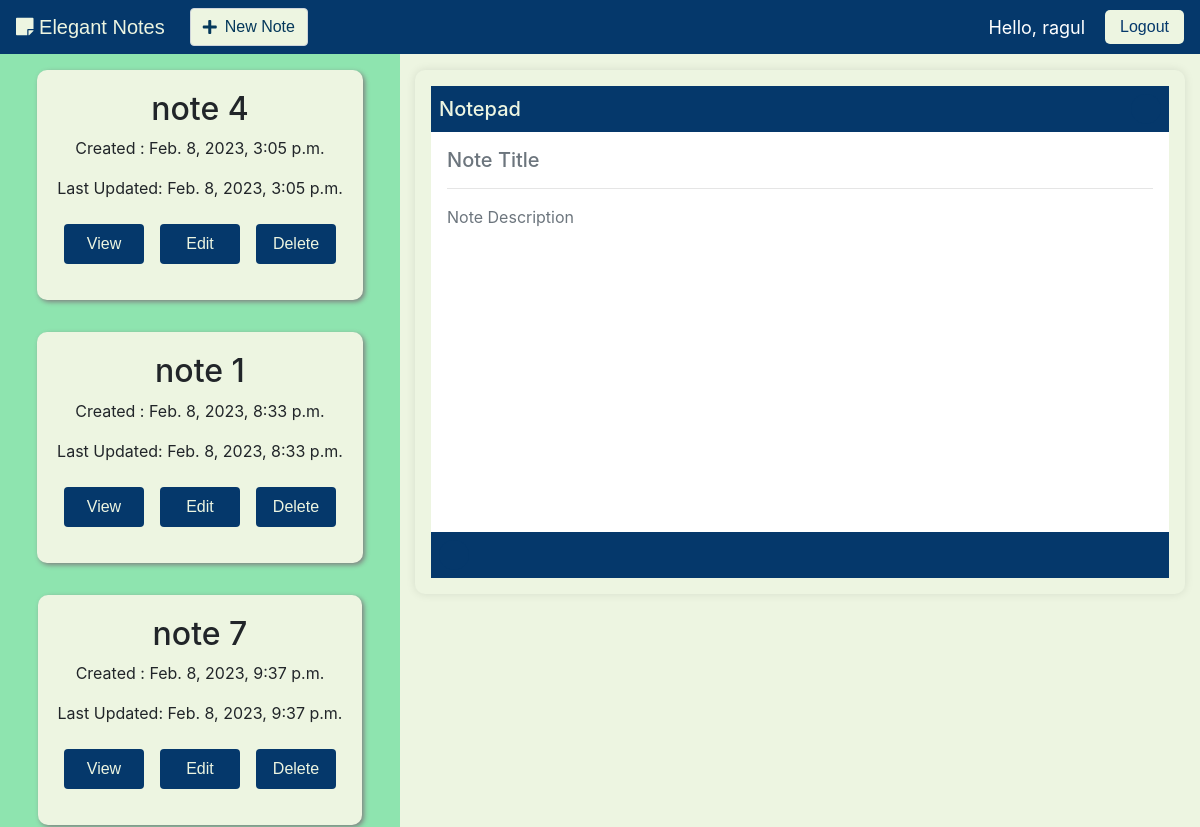
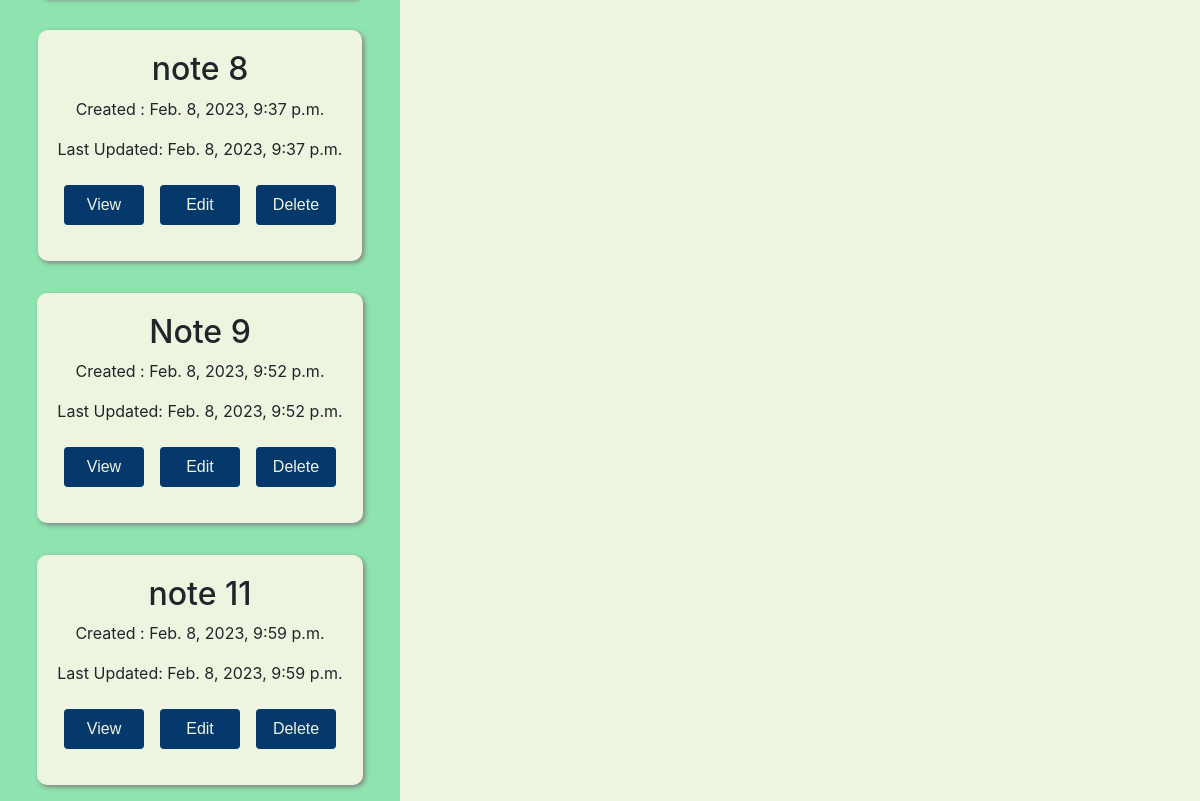
The page /notes/ (signed in) on the database as committed earlier (2 pictures, top to bottom).
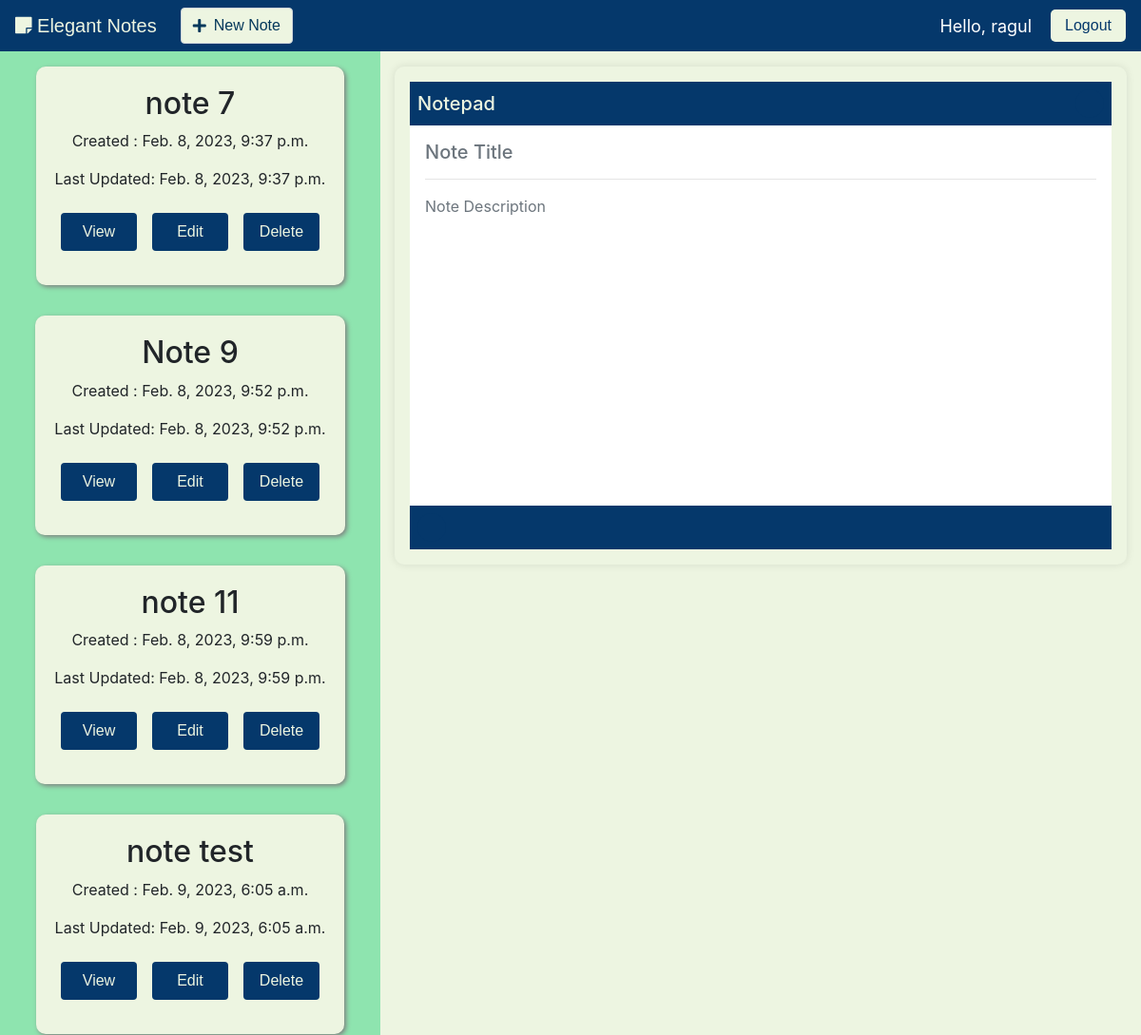
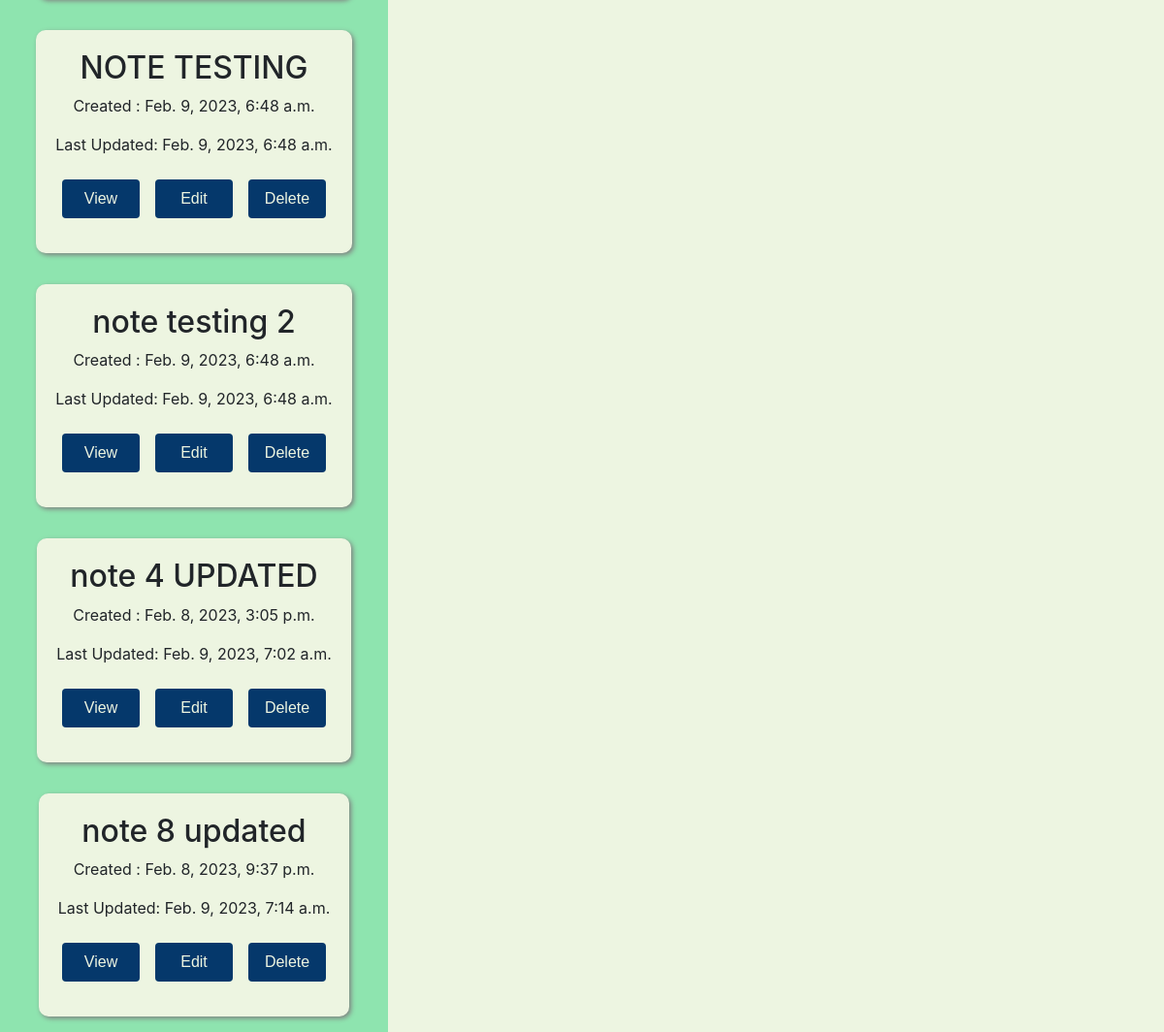
The same page on the database as committed later (2 pictures, top to bottom).
### notes_app/models.py (models this page shows, shortened)
class Note(models.Model):
    title=models.CharField(max_length=45,null=False)
    description=models.TextField(null=False)
    author=models.ForeignKey(User,on_delete=models.CASCADE)
    created_on=models.DateTimeField(auto_now_add=True)
    updated_on=models.DateTimeField(auto_now=True)

### notes_app/views.py (the view)
# urls.py: path('', views.home_view, name = 'home'),
@login_required(login_url="/account/login/")
def home_view(request):
    notes = Note.objects.filter(author=request.user.id).order_by('updated_on')
    context = {'notes': notes}
    return render(request, 'home.html', context)

### notes_app/templates/home.html (shortened to what this page needs)
<!DOCTYPE html>
<html>
<head>
    <link rel="stylesheet" href="https://cdn.jsdelivr.net/npm/bootstrap@4.0.0/dist/css/bootstrap.min.css"
>
    <link rel="stylesheet" href="https://use.fontawesome.com/releases/v5.6.1/css/all.css"
>
</head>
<body>
    <nav class="navbar navbar-expand-lg navbar-dark navbar-custom-color">
        <a class="navbar-brand navbar-brand-font" href="/notes/"><span class="logo-custom"><i
                    class="fas fa-sticky-note"></i></span><span class="logo-custom"> Elegant Notes</span></span></a>
        <div class="collapse navbar-collapse" id="navbarNavDropdown">
            <ul class="navbar-nav">
                <li class="nav-item">
                    <button type="button" class="btn btn-link nav-link new-note-custom" data-bs-toggle="modal"
                        data-bs-target="#createModal">
                        <span class="input-group-text">
                            <i class="fas fa-plus"></i>
                            <span style="padding-left: 0.5em; font-family: sans-serif, Verdana, Tahoma;">New Note</span>
                        </span>
                    </button>
                </li>
            </ul>
        </div>
        <span class="user-name">Hello, {{request.user}} </span>
        <span ><a class="custom-logout" href="{% url 'user_app:logout' %}"> Logout</a></span>
    </nav>
    <div class="container-fluid">
        <div class="row">
            <div class="col-md-4 scroll1"
                style="background-color: #8ee4af; height: calc(100vh - 54px); overflow-y: scroll; display: inline-flexbox; flex-direction: column; text-align: center;">
                {% for note in notes %}
                <div class="note">
                    <div style="height: 75%;">
                        <h2 class="text">{{note.title}}</h2>
                        <p>Created : {{note.created_on}}</p>
                        <p>Last Updated: {{note.updated_on}}</p>
                    </div>
                    <div class="options" style="height: 25%; display: inline-flex; align-items: center;">
                        <button type="button" class="btn btn-block mb-3 btn-custom-style view-button"
                            data-title="{{ note.title }}" data-description="{{ note.description }}">View</button>
                        <button type="button" class="btn btn-block mb-3 btn-custom-style edit-button"
                            data-bs-toggle="modal" data-bs-target="#updateModal" data-note-id="{{ note.id }}" data-title="{{ note.title }}" data-description="{{ note.description }}">Edit</button>
                        <button type="button" class="btn btn-block mb-3 btn-custom-style delete-button"
                            data-bs-toggle="modal" data-bs-target="#deleteModal"
                            data-note-id="{{ note.id }}">Delete</button>
                    </div>
                </div>
                {% endfor %}
            </div>
            <div class="col-md-8 note-content scroll2"
                style="background-color: #edf5e1; height: calc(100vh - 54px); overflow-y: scroll;">
                <div class="notepad mt-3 p-3" style="background-color: #edf5e1; border-radius: 10px; box-shadow: 0 0 10px 0 rgba(0, 0, 0, 0.1);">
                    <div class="notepad-header d-flex justify-content-between align-items-center p-2" style="background-color: #05386b;">
                      <h5 class="m-0" style="color: #edf5e1;">Notepad</h5>
                      <div class="ml-auto" style="background-color: #05386B; width: 30px; height: 30px; border-radius: 50%;"></div>
                    </div>
                    <div class="notepad-body p-3" style="background-color: #fff; min-height: 400px;">
                      <h5 id="note-title" class="text-muted m-0">Note Title</h5>
                      <hr class="my-3">
                      <p id="note-description" class="m-0 text-muted" style="min-height: 240px;">Note Description</p>
                    </div>
                    <div class="notepad-footer d-flex align-items-center p-2" style="background-color: #05386b; color: #fff;">
                      <div style="background-color: #05386B; width: 30px; height: 30px; border-radius: 50%;"></div>
                    </div>
                  </div>
            </div>
        </div>
    </div>
</body>
</html>

### notes_app/templates/home.html (style rules this page uses)
body, html { margin: 0; padding: 0; height: 100%; background: #5cdb95 !important; }
.navbar-custom-color { background-color: #05386b; }
.navbar-brand-font { font-family: Verdana, Geneva, Tahoma, sans-serif; }
.input-group-text { background: #edf5e1 !important; color: #05385b !important; }
.logo-custom { color: #edf5e1; }
.btn-custom-style { background-color: #05386b; color: #edf5e1; font-family: Sans-serif, Tahoma, Verdana; height: 40px; width: 80px; margin-top: 0.5em; margin-right: auto; }
.edit-button { margin-left: 1em; margin-right: 1em; }
.navbar { height: 54px; }
.note { background-color: #EDF5E1; border-radius: 10px; box-shadow: 2px 2px 5px gray; display: inline-block; padding: 20px; text-align: center; transition: all 0.3s ease-in-out; cursor: pointer; margin: 1em; justify-content: center; }
.options button { display: inline-flexbox; }
.user-name { font-size: 18px; color: #fff; margin-right: 20px; }
.custom-logout { background-color: #edf5e1; color: #05386b; font-family: Sans-serif, Tahoma, Verdana; padding: 5px 15px; border-radius: 5px; text-decoration: none; display: inline-block; }

Rows that differ between the two databases and show on the page:
removed Note: title "note 1", created_on "Feb. 8, 2023, 8:33 p.m.", updated_on "Feb. 8, 2023, 8:33 p.m."
added Note: title "note test", created_on "Feb. 9, 2023, 6:05 a.m.", updated_on "Feb. 9, 2023, 6:05 a.m."
added Note: title "NOTE TESTING", created_on "Feb. 9, 2023, 6:48 a.m.", updated_on "Feb. 9, 2023, 6:48 a.m."
added Note: title "note testing 2", created_on "Feb. 9, 2023, 6:48 a.m.", updated_on "Feb. 9, 2023, 6:48 a.m."
changed Note: title "note 4" → "note 4 UPDATED"; updated_on "Feb. 8, 2023, 3:05 p.m." → "Feb. 9, 2023, 7:02 a.m."; moves down the list
changed Note: title "note 8" → "note 8 updated"; updated_on "Feb. 8, 2023, 9:37 p.m." → "Feb. 9, 2023, 7:14 a.m."; moves down the list
